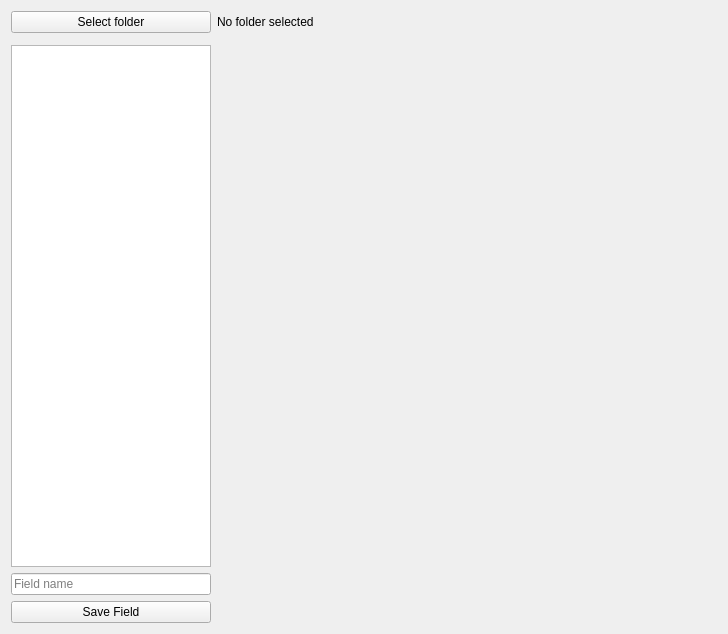
<?xml version="1.0" encoding="UTF-8"?>
<ui version="4.0">
 <class>Find</class>
 <widget class="QWidget" name="Find">
  <property name="geometry">
   <rect>
    <x>0</x>
    <y>0</y>
    <width>712</width>
    <height>634</height>
   </rect>
  </property>
  <property name="windowTitle">
   <string>Find fields from ISOXML</string>
  </property>
  <layout class="QGridLayout" name="gridLayout_2">
   <item row="0" column="0">
    <layout class="QGridLayout" name="gridLayout">
     <property name="sizeConstraint">
      <enum>QLayout::SetNoConstraint</enum>
     </property>
     <item row="0" column="1">
      <widget class="QLabel" name="LSelectedFolder">
       <property name="text">
        <string>No folder selected</string>
       </property>
      </widget>
     </item>
     <item row="3" column="0">
      <widget class="QLineEdit" name="LEFieldName">
       <property name="minimumSize">
        <size>
         <width>200</width>
         <height>0</height>
        </size>
       </property>
       <property name="text">
        <string/>
       </property>
       <property name="placeholderText">
        <string>Field name</string>
       </property>
      </widget>
     </item>
     <item row="1" column="1" rowspan="4">
      <widget class="QWidget" name="WShowField" native="true">
       <property name="minimumSize">
        <size>
         <width>500</width>
         <height>0</height>
        </size>
       </property>
      </widget>
     </item>
     <item row="2" column="0">
      <widget class="QListWidget" name="LWFields"/>
     </item>
     <item row="4" column="0">
      <widget class="QPushButton" name="PBSaveField">
       <property name="text">
        <string>Save Field</string>
       </property>
      </widget>
     </item>
     <item row="0" column="0">
      <widget class="QPushButton" name="PBAddFolder">
       <property name="text">
        <string>Select folder</string>
       </property>
      </widget>
     </item>
    </layout>
   </item>
  </layout>
 </widget>
 <resources/>
 <connections/>
</ui>
